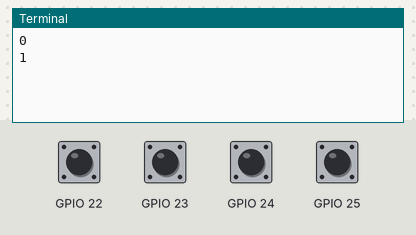
Simulated run of this program. Board: Raspberry Pi (BCM pin numbers). Shown: the last lines printed to the terminal. The inputs (shaded band) are chosen by the test bench; at power-on: GPIO 22–25 HIGH. The clock reads 2024-03-15 10:24:30 at power-on unless the program sets it.

Above: at 1.2 s.
1.3 s: GPIO 22 pulled LOW for 0.15 s
At 1.9 s:
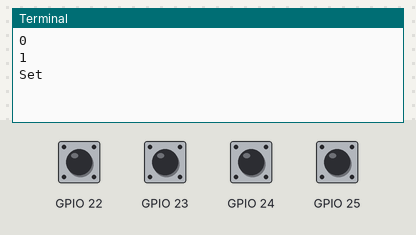
2.9 s: GPIO 23 pulled LOW for 0.15 s
4.5 s: GPIO 24 pulled LOW for 0.15 s
At 4.9 s:
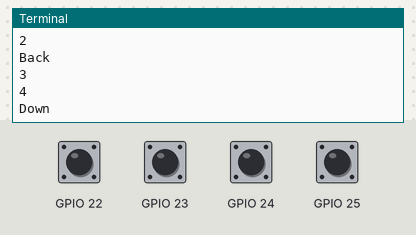
6.1 s: GPIO 25 pulled LOW for 0.15 s
At 6.8 s:
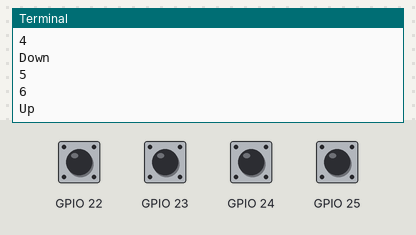
Timing chart, 0 to 8.7 s (numbered marks = the images above; inputs shaded):
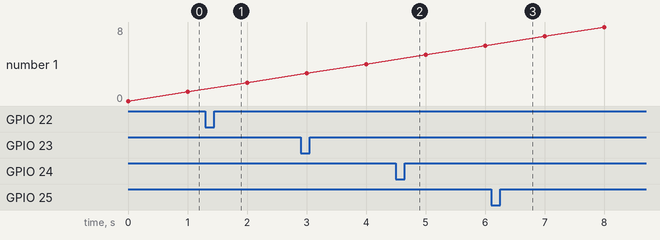

The program:

TestKeypad.py
```python
import RPi.GPIO as GPIO
import time

GPIO.setmode(GPIO.BCM)


upTimeStamp = 0
downTimeStamp = 0
backTimeStamp = 0
setTimeStamp = 0

def upCallback(channel):
    global upTimeStamp
    tempTime = time.time()
    if (tempTime - upTimeStamp) >= 0.3:
        print("Up")
    upTimeStamp = tempTime

def downCallback(channel):
    global downTimeStamp
    tempTime = time.time()
    if (tempTime - downTimeStamp) >= 0.3:
        print("Down")
    downTimeStamp = tempTime

def setCallback(channel):
    global setTimeStamp
    tempTime = time.time()
    if (tempTime - setTimeStamp) >= 0.3:
        print("Set")
    setTimeStamp = tempTime

def backCallback(channel):
    global backTimeStamp
    tempTime = time.time()
    if (tempTime - backTimeStamp) >= 0.3:
        print("Back")
    backTimeStamp = tempTime

GPIO.setup(22, GPIO.IN, pull_up_down=GPIO.PUD_UP)
GPIO.setup(23, GPIO.IN, pull_up_down=GPIO.PUD_UP)
GPIO.setup(24, GPIO.IN, pull_up_down=GPIO.PUD_UP)
GPIO.setup(25, GPIO.IN, pull_up_down=GPIO.PUD_UP)

GPIO.add_event_detect(22, GPIO.FALLING, callback=setCallback)
GPIO.add_event_detect(23, GPIO.FALLING, callback=backCallback)
GPIO.add_event_detect(24, GPIO.FALLING, callback=downCallback)
GPIO.add_event_detect(25, GPIO.FALLING, callback=upCallback)

i = 0
while True:
    print(i)
    i=i+1
    time.sleep(1)
```

Measured:
- after the input at 1.3 s, the terminal: prints a new line at once (image 1)
- after the input at 4.5 s, the terminal: prints a new line at once (image 2)
- after the input at 6.1 s, the terminal: prints a new line at once (image 3)
